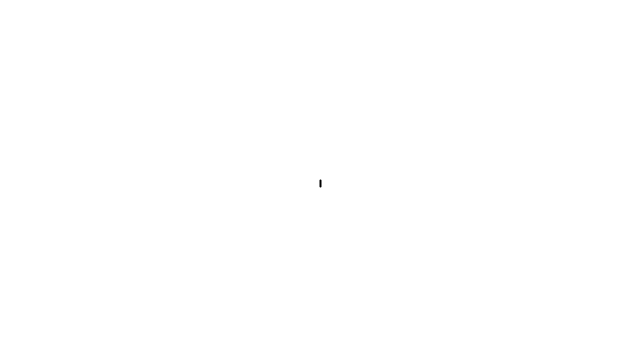
Frame 1 (no input)
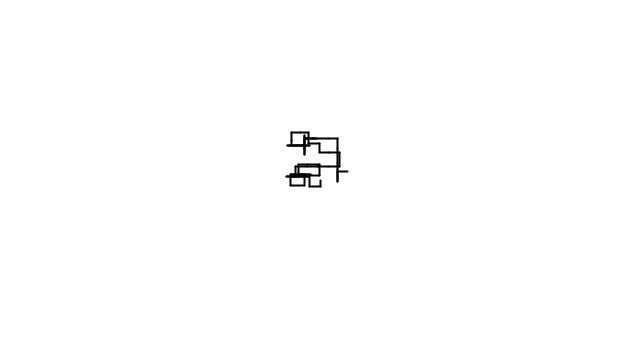
Frame 60 (the mouse pressed at the canvas centre just before this capture)
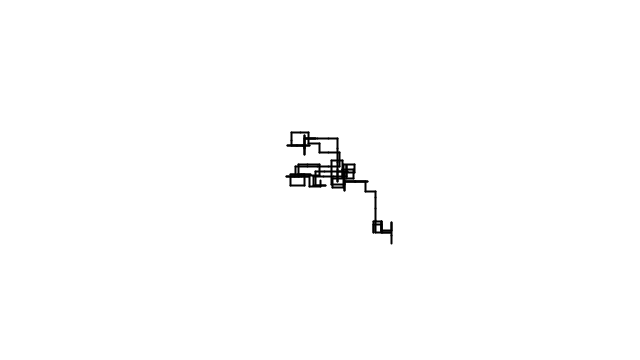
Frame 120 (the mouse held since frame 60 and released just before this capture)

The Processing sketch that drew these frames (run headless with seeded random() and noise(); from frame 60 on, the mouse is pressed at the canvas centre):

// Processing sketch: exercise_5
// ── exercise_5.pde
import java.util.*;

class Walker {
  float x;
  float y;
  float x_prev;
  float y_prev;
  Random generator;

  Walker() {
    x = width/2;
    y = height/2;
    generator = new Random();
  }

  void display() {
    stroke(0);
    strokeWeight(2);
    line(x_prev, y_prev, x, y);
  }

  void step() {
    float num = (float) generator.nextGaussian();
    float sd = 2;
    float mean = 10;

    float r = random(1);
    float lenght = sd * num + mean;

    x_prev = x;
    y_prev = y;

    if (r < 0.25) {
      x += lenght;
    } else if (r < 0.5) {
      x -= lenght;
    } else if (r < 0.75) {
      y += lenght;
    } else {
      y -= lenght;
    }

    x = constrain(x, 0, width-1);
    y = constrain(y, 0, height-1);
  }
}

Walker w;

void setup() {
  size(640, 360);
  w = new Walker();
  background(255);
}

void draw() {
  w.step();
  w.display();
}
